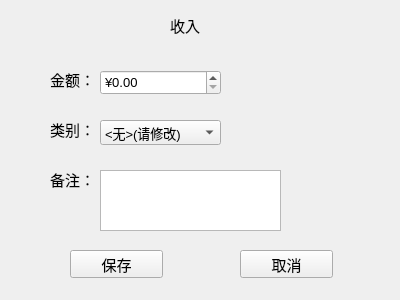
<?xml version="1.0" encoding="UTF-8"?>
<ui version="4.0">
 <class>Create_in_Page</class>
 <widget class="QWidget" name="Create_in_Page">
  <property name="geometry">
   <rect>
    <x>0</x>
    <y>0</y>
    <width>400</width>
    <height>300</height>
   </rect>
  </property>
  <property name="font">
   <font>
    <pointsize>11</pointsize>
   </font>
  </property>
  <property name="windowTitle">
   <string>新建收入</string>
  </property>
  <widget class="QLabel" name="label">
   <property name="geometry">
    <rect>
     <x>170</x>
     <y>0</y>
     <width>91</width>
     <height>51</height>
    </rect>
   </property>
   <property name="styleSheet">
    <string notr="true"/>
   </property>
   <property name="text">
    <string>收入</string>
   </property>
  </widget>
  <widget class="QLabel" name="label_2">
   <property name="geometry">
    <rect>
     <x>50</x>
     <y>70</y>
     <width>69</width>
     <height>19</height>
    </rect>
   </property>
   <property name="font">
    <font>
     <pointsize>11</pointsize>
    </font>
   </property>
   <property name="text">
    <string>金额：</string>
   </property>
  </widget>
  <widget class="QDoubleSpinBox" name="doubleSpinBox">
   <property name="geometry">
    <rect>
     <x>100</x>
     <y>70</y>
     <width>121</width>
     <height>25</height>
    </rect>
   </property>
   <property name="font">
    <font>
     <pointsize>10</pointsize>
    </font>
   </property>
   <property name="prefix">
    <string>¥</string>
   </property>
   <property name="maximum">
    <double>9999.989999999999782</double>
   </property>
  </widget>
  <widget class="QLabel" name="label_3">
   <property name="geometry">
    <rect>
     <x>50</x>
     <y>120</y>
     <width>69</width>
     <height>19</height>
    </rect>
   </property>
   <property name="font">
    <font>
     <pointsize>11</pointsize>
    </font>
   </property>
   <property name="text">
    <string>类别：</string>
   </property>
  </widget>
  <widget class="QComboBox" name="comboBox">
   <property name="geometry">
    <rect>
     <x>100</x>
     <y>120</y>
     <width>121</width>
     <height>25</height>
    </rect>
   </property>
   <property name="font">
    <font>
     <pointsize>10</pointsize>
    </font>
   </property>
   <property name="editable">
    <bool>false</bool>
   </property>
   <property name="currentText">
    <string>&lt;无&gt;(请修改)</string>
   </property>
   <property name="currentIndex">
    <number>0</number>
   </property>
   <item>
    <property name="text">
     <string>&lt;无&gt;(请修改)</string>
    </property>
   </item>
   <item>
    <property name="text">
     <string>工资</string>
    </property>
   </item>
   <item>
    <property name="text">
     <string>生活费</string>
    </property>
   </item>
   <item>
    <property name="text">
     <string>外快</string>
    </property>
   </item>
  </widget>
  <widget class="QLabel" name="label_4">
   <property name="geometry">
    <rect>
     <x>50</x>
     <y>170</y>
     <width>69</width>
     <height>19</height>
    </rect>
   </property>
   <property name="text">
    <string>备注：</string>
   </property>
  </widget>
  <widget class="QTextEdit" name="textEdit">
   <property name="geometry">
    <rect>
     <x>100</x>
     <y>170</y>
     <width>181</width>
     <height>61</height>
    </rect>
   </property>
   <property name="font">
    <font>
     <pointsize>8</pointsize>
    </font>
   </property>
  </widget>
  <widget class="QPushButton" name="pushButton_save">
   <property name="geometry">
    <rect>
     <x>70</x>
     <y>250</y>
     <width>93</width>
     <height>28</height>
    </rect>
   </property>
   <property name="text">
    <string>保存</string>
   </property>
  </widget>
  <widget class="QPushButton" name="pushButton_cancel">
   <property name="geometry">
    <rect>
     <x>240</x>
     <y>250</y>
     <width>93</width>
     <height>28</height>
    </rect>
   </property>
   <property name="text">
    <string>取消</string>
   </property>
  </widget>
 </widget>
 <resources/>
 <connections/>
</ui>
